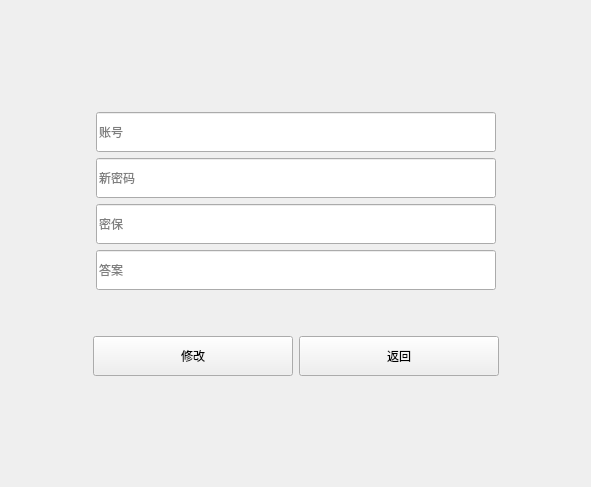
<?xml version="1.0" encoding="UTF-8"?>
<ui version="4.0">
 <class>ResetPasswordWindow</class>
 <widget class="QWidget" name="ResetPasswordWindow">
  <property name="geometry">
   <rect>
    <x>0</x>
    <y>0</y>
    <width>591</width>
    <height>487</height>
   </rect>
  </property>
  <property name="windowTitle">
   <string>Reset Password</string>
  </property>
  <property name="windowIcon">
   <iconset>
    <normaloff>resources/icons/reset_password_icon.png</normaloff>resources/icons/reset_password_icon.png</iconset>
  </property>
  <layout class="QVBoxLayout" name="verticalLayout">
   <item>
    <spacer name="verticalSpacer">
     <property name="orientation">
      <enum>Qt::Vertical</enum>
     </property>
     <property name="sizeHint" stdset="0">
      <size>
       <width>20</width>
       <height>40</height>
      </size>
     </property>
    </spacer>
   </item>
   <item>
    <layout class="QGridLayout" name="gridLayout">
     <item row="2" column="1">
      <widget class="QLineEdit" name="secret_question_input">
       <property name="minimumSize">
        <size>
         <width>400</width>
         <height>40</height>
        </size>
       </property>
       <property name="readOnly">
        <bool>true</bool>
       </property>
       <property name="placeholderText">
        <string>密保</string>
       </property>
      </widget>
     </item>
     <item row="4" column="1">
      <spacer name="horizontalSpacer">
       <property name="orientation">
        <enum>Qt::Horizontal</enum>
       </property>
       <property name="sizeHint" stdset="0">
        <size>
         <width>40</width>
         <height>20</height>
        </size>
       </property>
      </spacer>
     </item>
     <item row="0" column="1">
      <widget class="QLineEdit" name="username_input">
       <property name="minimumSize">
        <size>
         <width>400</width>
         <height>40</height>
        </size>
       </property>
       <property name="placeholderText">
        <string>账号</string>
       </property>
      </widget>
     </item>
     <item row="3" column="1">
      <widget class="QLineEdit" name="secret_answer_input">
       <property name="minimumSize">
        <size>
         <width>400</width>
         <height>40</height>
        </size>
       </property>
       <property name="placeholderText">
        <string>答案</string>
       </property>
      </widget>
     </item>
     <item row="0" column="2">
      <spacer name="horizontalSpacer_4">
       <property name="orientation">
        <enum>Qt::Horizontal</enum>
       </property>
       <property name="sizeHint" stdset="0">
        <size>
         <width>40</width>
         <height>20</height>
        </size>
       </property>
      </spacer>
     </item>
     <item row="1" column="1">
      <widget class="QLineEdit" name="new_password_input">
       <property name="minimumSize">
        <size>
         <width>400</width>
         <height>40</height>
        </size>
       </property>
       <property name="echoMode">
        <enum>QLineEdit::Password</enum>
       </property>
       <property name="placeholderText">
        <string>新密码</string>
       </property>
      </widget>
     </item>
     <item row="0" column="0">
      <spacer name="horizontalSpacer_6">
       <property name="orientation">
        <enum>Qt::Horizontal</enum>
       </property>
       <property name="sizeHint" stdset="0">
        <size>
         <width>40</width>
         <height>20</height>
        </size>
       </property>
      </spacer>
     </item>
     <item row="1" column="0">
      <spacer name="horizontalSpacer_7">
       <property name="orientation">
        <enum>Qt::Horizontal</enum>
       </property>
       <property name="sizeHint" stdset="0">
        <size>
         <width>40</width>
         <height>20</height>
        </size>
       </property>
      </spacer>
     </item>
     <item row="2" column="0">
      <spacer name="horizontalSpacer_8">
       <property name="orientation">
        <enum>Qt::Horizontal</enum>
       </property>
       <property name="sizeHint" stdset="0">
        <size>
         <width>40</width>
         <height>20</height>
        </size>
       </property>
      </spacer>
     </item>
     <item row="3" column="0">
      <spacer name="horizontalSpacer_9">
       <property name="orientation">
        <enum>Qt::Horizontal</enum>
       </property>
       <property name="sizeHint" stdset="0">
        <size>
         <width>40</width>
         <height>20</height>
        </size>
       </property>
      </spacer>
     </item>
     <item row="1" column="2">
      <spacer name="horizontalSpacer_10">
       <property name="orientation">
        <enum>Qt::Horizontal</enum>
       </property>
       <property name="sizeHint" stdset="0">
        <size>
         <width>40</width>
         <height>20</height>
        </size>
       </property>
      </spacer>
     </item>
     <item row="2" column="2">
      <spacer name="horizontalSpacer_11">
       <property name="orientation">
        <enum>Qt::Horizontal</enum>
       </property>
       <property name="sizeHint" stdset="0">
        <size>
         <width>40</width>
         <height>20</height>
        </size>
       </property>
      </spacer>
     </item>
     <item row="3" column="2">
      <spacer name="horizontalSpacer_12">
       <property name="orientation">
        <enum>Qt::Horizontal</enum>
       </property>
       <property name="sizeHint" stdset="0">
        <size>
         <width>40</width>
         <height>20</height>
        </size>
       </property>
      </spacer>
     </item>
    </layout>
   </item>
   <item>
    <spacer name="horizontalSpacer_2">
     <property name="orientation">
      <enum>Qt::Horizontal</enum>
     </property>
     <property name="sizeHint" stdset="0">
      <size>
       <width>40</width>
       <height>20</height>
      </size>
     </property>
    </spacer>
   </item>
   <item>
    <layout class="QHBoxLayout" name="horizontalLayout">
     <item>
      <spacer name="horizontalSpacer_3">
       <property name="orientation">
        <enum>Qt::Horizontal</enum>
       </property>
       <property name="sizeHint" stdset="0">
        <size>
         <width>40</width>
         <height>20</height>
        </size>
       </property>
      </spacer>
     </item>
     <item>
      <widget class="QPushButton" name="reset_button">
       <property name="minimumSize">
        <size>
         <width>200</width>
         <height>40</height>
        </size>
       </property>
       <property name="text">
        <string>修改</string>
       </property>
      </widget>
     </item>
     <item>
      <widget class="QPushButton" name="back_button">
       <property name="minimumSize">
        <size>
         <width>200</width>
         <height>40</height>
        </size>
       </property>
       <property name="text">
        <string>返回</string>
       </property>
      </widget>
     </item>
     <item>
      <spacer name="horizontalSpacer_5">
       <property name="orientation">
        <enum>Qt::Horizontal</enum>
       </property>
       <property name="sizeHint" stdset="0">
        <size>
         <width>40</width>
         <height>20</height>
        </size>
       </property>
      </spacer>
     </item>
    </layout>
   </item>
   <item>
    <spacer name="verticalSpacer_2">
     <property name="orientation">
      <enum>Qt::Vertical</enum>
     </property>
     <property name="sizeHint" stdset="0">
      <size>
       <width>20</width>
       <height>40</height>
      </size>
     </property>
    </spacer>
   </item>
  </layout>
 </widget>
 <resources>
  <include location="../data/source.qrc"/>
 </resources>
 <connections>
  <connection>
   <sender>reset_button</sender>
   <signal>clicked()</signal>
   <receiver>ResetPasswordWindow</receiver>
   <slot>r_reset_password()</slot>
   <hints>
    <hint type="sourcelabel">
     <x>133</x>
     <y>256</y>
    </hint>
    <hint type="destinationlabel">
     <x>260</x>
     <y>163</y>
    </hint>
   </hints>
  </connection>
  <connection>
   <sender>back_button</sender>
   <signal>clicked()</signal>
   <receiver>ResetPasswordWindow</receiver>
   <slot>r_back()</slot>
   <hints>
    <hint type="sourcelabel">
     <x>387</x>
     <y>256</y>
    </hint>
    <hint type="destinationlabel">
     <x>260</x>
     <y>163</y>
    </hint>
   </hints>
  </connection>
 </connections>
 <slots>
  <slot>r_reset_password()</slot>
  <slot>r_back()</slot>
 </slots>
</ui>
